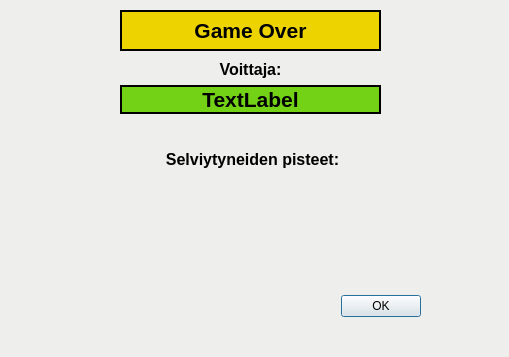
<?xml version="1.0" encoding="UTF-8"?>
<ui version="4.0">
 <class>EndDialog</class>
 <widget class="QDialog" name="EndDialog">
  <property name="geometry">
   <rect>
    <x>0</x>
    <y>0</y>
    <width>509</width>
    <height>357</height>
   </rect>
  </property>
  <property name="windowTitle">
   <string>Dialog</string>
  </property>
  <property name="styleSheet">
   <string notr="true">background-color: rgb(238, 238, 236);</string>
  </property>
  <widget class="QDialogButtonBox" name="buttonBox">
   <property name="geometry">
    <rect>
     <x>80</x>
     <y>290</y>
     <width>341</width>
     <height>32</height>
    </rect>
   </property>
   <property name="orientation">
    <enum>Qt::Horizontal</enum>
   </property>
   <property name="standardButtons">
    <set>QDialogButtonBox::Ok</set>
   </property>
  </widget>
  <widget class="QWidget" name="gridLayoutWidget">
   <property name="geometry">
    <rect>
     <x>70</x>
     <y>180</y>
     <width>361</width>
     <height>81</height>
    </rect>
   </property>
   <layout class="QGridLayout" name="gridLayout">
    <item row="0" column="1">
     <spacer name="verticalSpacer_2">
      <property name="orientation">
       <enum>Qt::Vertical</enum>
      </property>
      <property name="sizeHint" stdset="0">
       <size>
        <width>20</width>
        <height>40</height>
       </size>
      </property>
     </spacer>
    </item>
    <item row="0" column="0">
     <spacer name="verticalSpacer">
      <property name="orientation">
       <enum>Qt::Vertical</enum>
      </property>
      <property name="sizeHint" stdset="0">
       <size>
        <width>20</width>
        <height>40</height>
       </size>
      </property>
     </spacer>
    </item>
   </layout>
  </widget>
  <widget class="QLabel" name="label">
   <property name="geometry">
    <rect>
     <x>120</x>
     <y>10</y>
     <width>261</width>
     <height>41</height>
    </rect>
   </property>
   <property name="font">
    <font>
     <pointsize>16</pointsize>
     <weight>75</weight>
     <bold>true</bold>
    </font>
   </property>
   <property name="styleSheet">
    <string notr="true">background-color: rgb(237, 212, 0);</string>
   </property>
   <property name="frameShape">
    <enum>QFrame::WinPanel</enum>
   </property>
   <property name="text">
    <string>Game Over</string>
   </property>
   <property name="alignment">
    <set>Qt::AlignCenter</set>
   </property>
  </widget>
  <widget class="QWidget" name="gridLayoutWidget_2">
   <property name="geometry">
    <rect>
     <x>120</x>
     <y>60</y>
     <width>261</width>
     <height>67</height>
    </rect>
   </property>
   <layout class="QGridLayout" name="gridLayout_2">
    <item row="2" column="0">
     <spacer name="verticalSpacer_4">
      <property name="orientation">
       <enum>Qt::Vertical</enum>
      </property>
      <property name="sizeHint" stdset="0">
       <size>
        <width>20</width>
        <height>40</height>
       </size>
      </property>
     </spacer>
    </item>
    <item row="1" column="0">
     <widget class="QLabel" name="winnerLabel">
      <property name="font">
       <font>
        <pointsize>16</pointsize>
        <weight>75</weight>
        <bold>true</bold>
       </font>
      </property>
      <property name="styleSheet">
       <string notr="true">background-color: rgb(115, 210, 22);</string>
      </property>
      <property name="frameShape">
       <enum>QFrame::WinPanel</enum>
      </property>
      <property name="text">
       <string>TextLabel</string>
      </property>
      <property name="alignment">
       <set>Qt::AlignCenter</set>
      </property>
     </widget>
    </item>
    <item row="0" column="0">
     <widget class="QLabel" name="label_3">
      <property name="font">
       <font>
        <pointsize>12</pointsize>
        <weight>75</weight>
        <bold>true</bold>
       </font>
      </property>
      <property name="text">
       <string>Voittaja:</string>
      </property>
      <property name="alignment">
       <set>Qt::AlignCenter</set>
      </property>
     </widget>
    </item>
   </layout>
  </widget>
  <widget class="QLabel" name="label_4">
   <property name="geometry">
    <rect>
     <x>122</x>
     <y>149</y>
     <width>261</width>
     <height>21</height>
    </rect>
   </property>
   <property name="font">
    <font>
     <pointsize>12</pointsize>
     <weight>75</weight>
     <bold>true</bold>
    </font>
   </property>
   <property name="text">
    <string>Selviytyneiden pisteet:</string>
   </property>
   <property name="alignment">
    <set>Qt::AlignCenter</set>
   </property>
  </widget>
 </widget>
 <resources/>
 <connections>
  <connection>
   <sender>buttonBox</sender>
   <signal>rejected()</signal>
   <receiver>EndDialog</receiver>
   <slot>reject()</slot>
   <hints>
    <hint type="sourcelabel">
     <x>316</x>
     <y>260</y>
    </hint>
    <hint type="destinationlabel">
     <x>286</x>
     <y>274</y>
    </hint>
   </hints>
  </connection>
  <connection>
   <sender>buttonBox</sender>
   <signal>accepted()</signal>
   <receiver>EndDialog</receiver>
   <slot>accept()</slot>
   <hints>
    <hint type="sourcelabel">
     <x>248</x>
     <y>254</y>
    </hint>
    <hint type="destinationlabel">
     <x>157</x>
     <y>274</y>
    </hint>
   </hints>
  </connection>
 </connections>
</ui>
